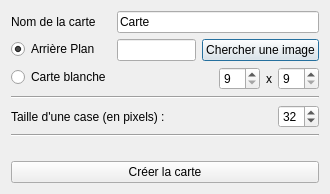
<?xml version="1.0" encoding="UTF-8"?>
<ui version="4.0">
 <class>MapCreationWidget</class>
 <widget class="QDialog" name="MapCreationWidget">
  <property name="geometry">
   <rect>
    <x>0</x>
    <y>0</y>
    <width>330</width>
    <height>194</height>
   </rect>
  </property>
  <property name="windowTitle">
   <string>Création d'une carte</string>
  </property>
  <layout class="QHBoxLayout" name="horizontalLayout_4">
   <item>
    <layout class="QVBoxLayout" name="verticalLayout">
     <item>
      <layout class="QFormLayout" name="formLayout">
       <property name="fieldGrowthPolicy">
        <enum>QFormLayout::AllNonFixedFieldsGrow</enum>
       </property>
       <item row="1" column="0">
        <widget class="QLabel" name="label">
         <property name="text">
          <string>Nom de la carte </string>
         </property>
        </widget>
       </item>
       <item row="1" column="1">
        <widget class="QLineEdit" name="m_MapNameTextBox">
         <property name="text">
          <string>Carte</string>
         </property>
         <property name="maxLength">
          <number>150</number>
         </property>
        </widget>
       </item>
       <item row="2" column="1">
        <layout class="QHBoxLayout" name="horizontalLayout_3">
         <item>
          <widget class="QLineEdit" name="m_ImageEdit"/>
         </item>
         <item>
          <widget class="QPushButton" name="m_SearchButton">
           <property name="text">
            <string>Chercher une image</string>
           </property>
          </widget>
         </item>
        </layout>
       </item>
       <item row="2" column="0">
        <widget class="QRadioButton" name="m_bgHasImage">
         <property name="text">
          <string>Arrière Plan</string>
         </property>
         <property name="checked">
          <bool>true</bool>
         </property>
         <attribute name="buttonGroup">
          <string notr="true">m_BgButtonGroup</string>
         </attribute>
        </widget>
       </item>
       <item row="3" column="0">
        <widget class="QRadioButton" name="m_BgIsWhite">
         <property name="text">
          <string>Carte blanche</string>
         </property>
         <attribute name="buttonGroup">
          <string notr="true">m_BgButtonGroup</string>
         </attribute>
        </widget>
       </item>
       <item row="3" column="1">
        <layout class="QHBoxLayout" name="horizontalLayout">
         <item>
          <spacer name="horizontalSpacer_3">
           <property name="orientation">
            <enum>Qt::Horizontal</enum>
           </property>
           <property name="sizeHint" stdset="0">
            <size>
             <width>40</width>
             <height>20</height>
            </size>
           </property>
          </spacer>
         </item>
         <item>
          <widget class="QSpinBox" name="m_BgWidth">
           <property name="minimum">
            <number>9</number>
           </property>
           <property name="value">
            <number>9</number>
           </property>
          </widget>
         </item>
         <item>
          <widget class="QLabel" name="label_3">
           <property name="text">
            <string>x</string>
           </property>
          </widget>
         </item>
         <item>
          <widget class="QSpinBox" name="m_BgHeight">
           <property name="minimum">
            <number>9</number>
           </property>
           <property name="value">
            <number>9</number>
           </property>
          </widget>
         </item>
        </layout>
       </item>
      </layout>
     </item>
     <item>
      <widget class="Line" name="line">
       <property name="orientation">
        <enum>Qt::Horizontal</enum>
       </property>
      </widget>
     </item>
     <item>
      <widget class="QWidget" name="stepWidget" native="true">
       <layout class="QVBoxLayout" name="verticalLayout_3">
        <property name="leftMargin">
         <number>0</number>
        </property>
        <property name="topMargin">
         <number>0</number>
        </property>
        <property name="rightMargin">
         <number>0</number>
        </property>
        <property name="bottomMargin">
         <number>0</number>
        </property>
        <item>
         <layout class="QHBoxLayout" name="horizontalLayout_2">
          <item>
           <widget class="QLabel" name="label_2">
            <property name="text">
             <string>Taille d'une case (en pixels) : </string>
            </property>
           </widget>
          </item>
          <item>
           <spacer name="horizontalSpacer_2">
            <property name="orientation">
             <enum>Qt::Horizontal</enum>
            </property>
            <property name="sizeHint" stdset="0">
             <size>
              <width>362</width>
              <height>17</height>
             </size>
            </property>
           </spacer>
          </item>
          <item>
           <spacer name="horizontalSpacer">
            <property name="orientation">
             <enum>Qt::Horizontal</enum>
            </property>
            <property name="sizeHint" stdset="0">
             <size>
              <width>362</width>
              <height>17</height>
             </size>
            </property>
           </spacer>
          </item>
          <item>
           <widget class="QSpinBox" name="m_MapStepSpinBox">
            <property name="minimum">
             <number>1</number>
            </property>
            <property name="value">
             <number>32</number>
            </property>
           </widget>
          </item>
         </layout>
        </item>
        <item>
         <widget class="Line" name="line_2">
          <property name="orientation">
           <enum>Qt::Horizontal</enum>
          </property>
         </widget>
        </item>
       </layout>
      </widget>
     </item>
     <item>
      <spacer name="verticalSpacer">
       <property name="orientation">
        <enum>Qt::Vertical</enum>
       </property>
       <property name="sizeHint" stdset="0">
        <size>
         <width>20</width>
         <height>40</height>
        </size>
       </property>
      </spacer>
     </item>
     <item>
      <widget class="QPushButton" name="m_MapCreationButton">
       <property name="text">
        <string>Créer la carte</string>
       </property>
      </widget>
     </item>
    </layout>
   </item>
  </layout>
 </widget>
 <resources/>
 <connections/>
 <buttongroups>
  <buttongroup name="m_BgButtonGroup"/>
 </buttongroups>
</ui>
